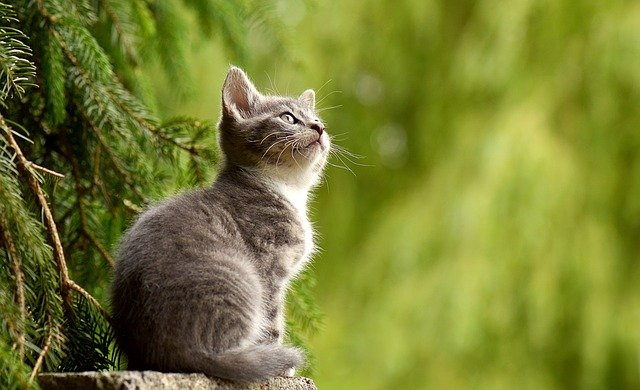
#> input picture img.jpg, 640 x 390 px
$ python '이미지 자르기.py'
#> lines starting #> are read from the running program, lines starting #| are printed output that depends on the picture
import cv2
img = cv2.imread('img.jpg')
#> img is the input picture: shape (390, 640, 3); mean B, G, R 50.4, 126.1, 119.4
# print(img.shape) (390,640, 3)

crop= img[5:300, 100:600] # 세로 5-300, 가로 100-600
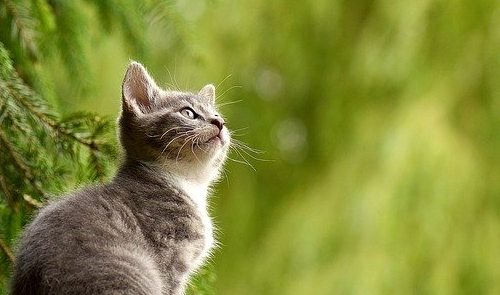
#> crop: shape (295, 500, 3); mean B, G, R 56.3, 138.4, 131

cv2.imshow('img',img)
cv2.imshow('crop',crop)

cv2.waitKey(0)
cv2.destroyAllWindows()

$ run again, with newspaper.jpg copied over img.jpg
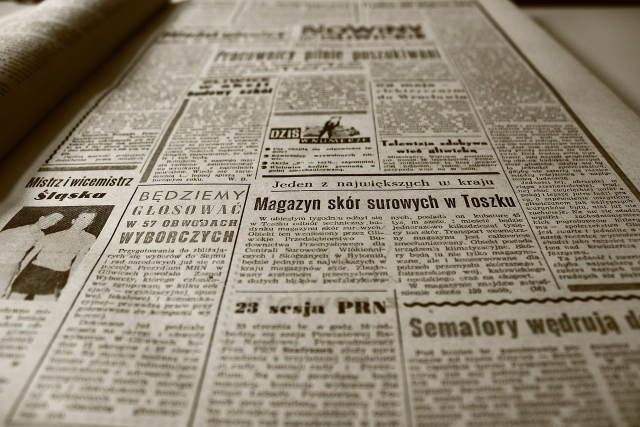
#> input picture newspaper.jpg, 1280 x 853 px (shown at 1/2 size)
#> img is the input picture: shape (853, 1280, 3); mean B, G, R 118.1, 135.8, 145.1
#> `crop= img[5:300, 100:600]`:
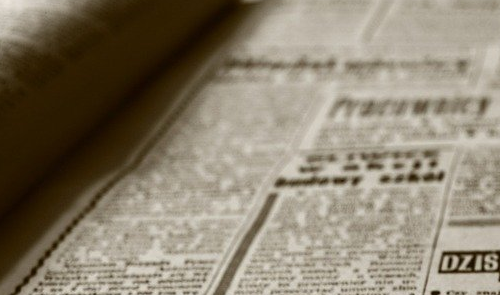
#> crop: shape (295, 500, 3); mean B, G, R 109.7, 127.9, 137.8
